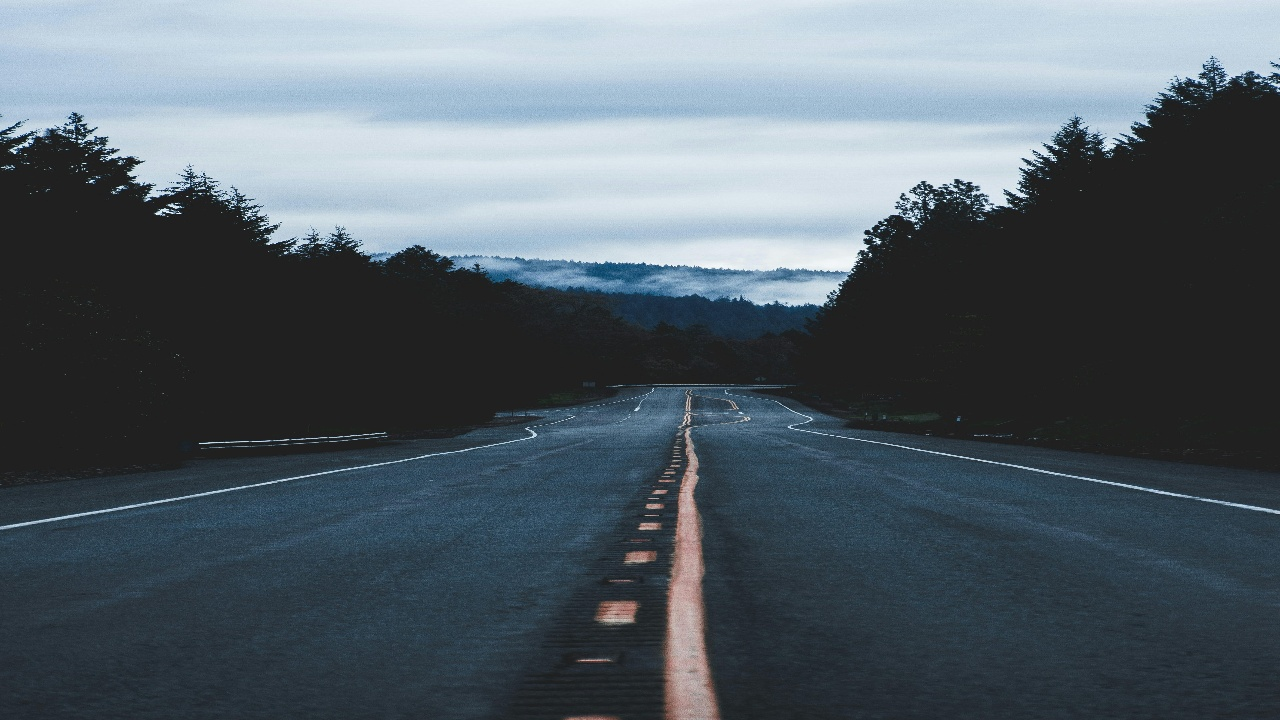
#> input picture input_images/road_01.jpg, 1280 x 720 px
$ python generate_pipeline_stages.py   (older library calls are emulated)
#> lines starting #> are read from the running program, lines starting #| are printed output that depends on the picture; after the words box and inside, x2 and y2 are one past the last pixel; in counts of white or black regions, pixels touching at a corner belong together
import cv2
import numpy as np
import os
from skimage.segmentation import slic, mark_boundaries
from skimage.util import img_as_float

# 建立目錄
stage_dir = "pipeline_stages"
os.makedirs(stage_dir, exist_ok=True)

def optimize_image(image):
    lab = cv2.cvtColor(image, cv2.COLOR_BGR2LAB)
    l, a, b = cv2.split(lab)
    clahe = cv2.createCLAHE(clipLimit=1.2, tileGridSize=(8, 8))
    cl = clahe.apply(l)
    limg = cv2.merge((cl, a, b))
    return cv2.cvtColor(limg, cv2.COLOR_LAB2BGR)

# 讀取 road_01.jpg
image_path = "input_images/road_01.jpg"
image = cv2.imread(image_path)
#> image is the input picture: shape (720, 1280, 3); mean B, G, R 105.5, 97, 85.6
h, w = image.shape[:2]

# Stage 1: Input Image
cv2.imwrite(f"{stage_dir}/stage1_input.jpg", image)

# Stage 2: CLAHE (Contrast Enhancement)
enhanced = optimize_image(image)
cv2.imwrite(f"{stage_dir}/stage2_clahe.jpg", enhanced)

# Stage 3: Geometry & Texture Filtering (Combined Mask)
# Seed Color (for next stage but calculated here)
seed_y1, seed_y2 = int(h*0.85), int(h*0.95)
seed_x1, seed_x2 = int(w*0.45), int(w*0.55)
seed_area = enhanced[seed_y1:seed_y2, seed_x1:seed_x2]
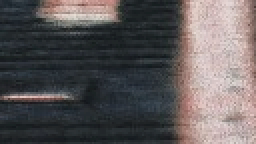
#> seed_area: shape (72, 128, 3) (shown 2 times larger); mean B, G, R 89.5, 88.7, 93.5
avg_seed_color = np.mean(seed_area, axis=(0, 1))
#> avg_seed_color = [89.48, 88.73, 93.54]

gray = cv2.cvtColor(enhanced, cv2.COLOR_BGR2GRAY)
sobel = cv2.Sobel(gray, cv2.CV_64F, 1, 1, ksize=3)
abs_sobel = np.absolute(sobel)
smooth_mask = np.where(abs_sobel < 60, 255, 0).astype(np.uint8)
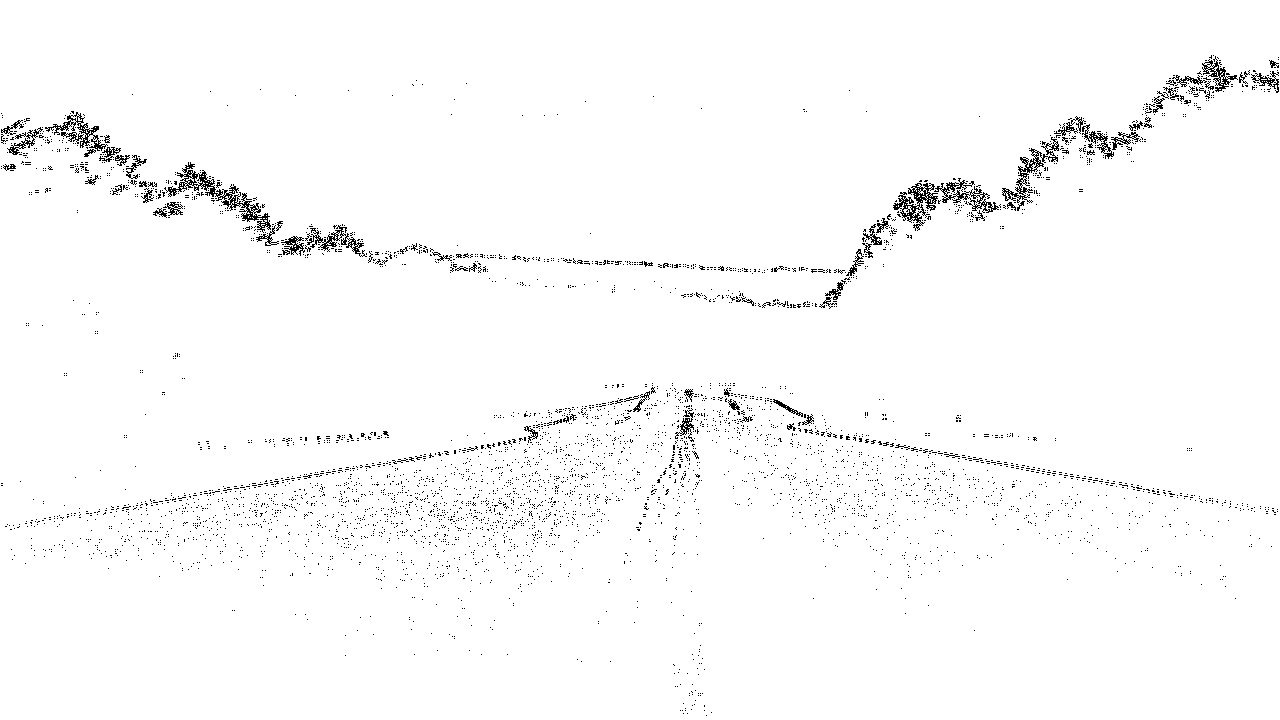
#> smooth_mask: shape (720, 1280); 98.1% white; black in thin lines or dots

roi_poly = np.array([[int(w*0.15), h], [int(w*0.45), int(h*0.42)], [int(w*0.55), int(h*0.42)], [int(w*0.85), h]], dtype=np.int32)
geom_mask = np.zeros((h, w), dtype=np.uint8)
cv2.fillPoly(geom_mask, [roi_poly], 255)
#> geom_mask: shape (720, 1280); 23.3% white; 1 white region, box (x1, y1, x2, y2) and area: (192, 302, 1089, 720) 214434

hsv = cv2.cvtColor(enhanced, cv2.COLOR_BGR2HSV)
#> hsv: shape (720, 1280, 3); mean H, S, V 76.8, 48, 107.9
mask_gray = cv2.inRange(hsv, np.array([0, 0, 30]), np.array([180, 100, 180]))
#> mask_gray: shape (720, 1280); 62.7% white; 11426 black regions (11193 under 20 px), largest, box (x1, y1, x2, y2) and area: (0, 0, 1280, 340) 263648, (0, 425, 670, 568) 16210, (480, 336, 813, 424) 10298
mask_yellow = cv2.inRange(hsv, np.array([15, 30, 80]), np.array([40, 255, 255]))
#> mask_yellow: shape (720, 1280); 0% white in thin lines or dots, all inside (x1, y1, x2, y2) = (601, 509, 706, 673)
road_seed_mask = cv2.bitwise_or(mask_gray, mask_yellow)

combined_ref_mask = cv2.bitwise_and(cv2.bitwise_and(road_seed_mask, geom_mask), smooth_mask)
#> combined_ref_mask: shape (720, 1280); 17.4% white; 672 white regions (646 under 20 px), largest, box (x1, y1, x2, y2) and area: (192, 302, 1089, 720) 156220, (638, 346, 725, 376) 844, (742, 462, 764, 486) 218
cv2.imwrite(f"{stage_dir}/stage3_combined_mask.jpg", combined_ref_mask)

# Stage 4: SLIC Superpixels
rgb = cv2.cvtColor(enhanced, cv2.COLOR_BGR2RGB)
segments = slic(img_as_float(rgb), n_segments=500, compactness=10, channel_axis=2)
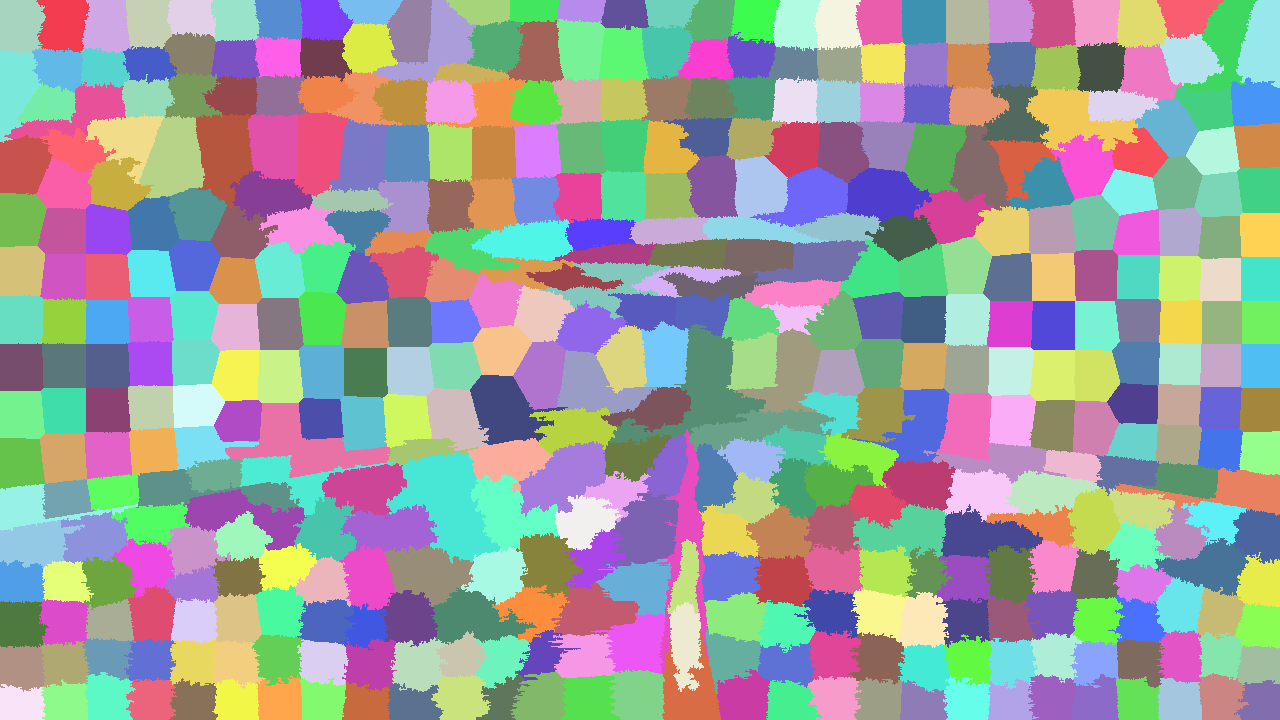
#> segments: shape (720, 1280) int64; 446 distinct labels, from 1 to 446; one colour per label, 0 black
slic_view = mark_boundaries(img_as_float(rgb), segments)
cv2.imwrite(f"{stage_dir}/stage4_slic.jpg", (slic_view * 255).astype(np.uint8)[:,:,::-1])

# Stage 5: Voting & Seed Color Constraint
mask = np.zeros((h, w), dtype=np.uint8)
for seg_val in np.unique(segments):
    region = (segments == seg_val)
    seg_color = np.mean(enhanced[region], axis=0)
    color_dist = np.linalg.norm(seg_color - avg_seed_color)
    if np.mean(combined_ref_mask[region] > 0) > 0.25 and color_dist < 60:
        mask[region] = 255
#> this loop made 446 passes
#> (seg_color, color_dist) on passes 1 to 3: ([214.9, 196.8, 177.2], 185.5), ([219.1, 202.6, 183.8], 194.7), ([221, 206.1, 188.5], 200.2)
#> mask: shape (720, 1280); 13.6% white; 2 white regions, box (x1, y1, x2, y2) and area: (213, 324, 766, 720) 82147, (694, 425, 1038, 693) 43532
cv2.imwrite(f"{stage_dir}/stage5_voting.jpg", mask)

# Stage 6: GrabCut Refinement
bgdModel = np.zeros((1, 65), np.float64)
fgdModel = np.zeros((1, 65), np.float64)
gc_mask = np.where((mask > 0), 3, 2).astype('uint8')
if np.any(gc_mask == 3):
    cv2.grabCut(image, gc_mask, None, bgdModel, fgdModel, 3, cv2.GC_INIT_WITH_MASK)
    mask = np.where((gc_mask == 1) | (gc_mask == 3), 255, 0).astype('uint8')
#> mask: shape (720, 1280); 36.2% white; 276 white regions (271 under 20 px), largest, box (x1, y1, x2, y2) and area: (0, 385, 1280, 720) 333244, (900, 193, 910, 203) 35, (895, 202, 907, 209) 30, (973, 186, 980, 191) 22, (325, 237, 334, 245) 21
cv2.imwrite(f"{stage_dir}/stage6_grabcut.jpg", mask)

# Stage 7: Max Connected Component
num_labels, labels, stats, _ = cv2.connectedComponentsWithStats(mask)
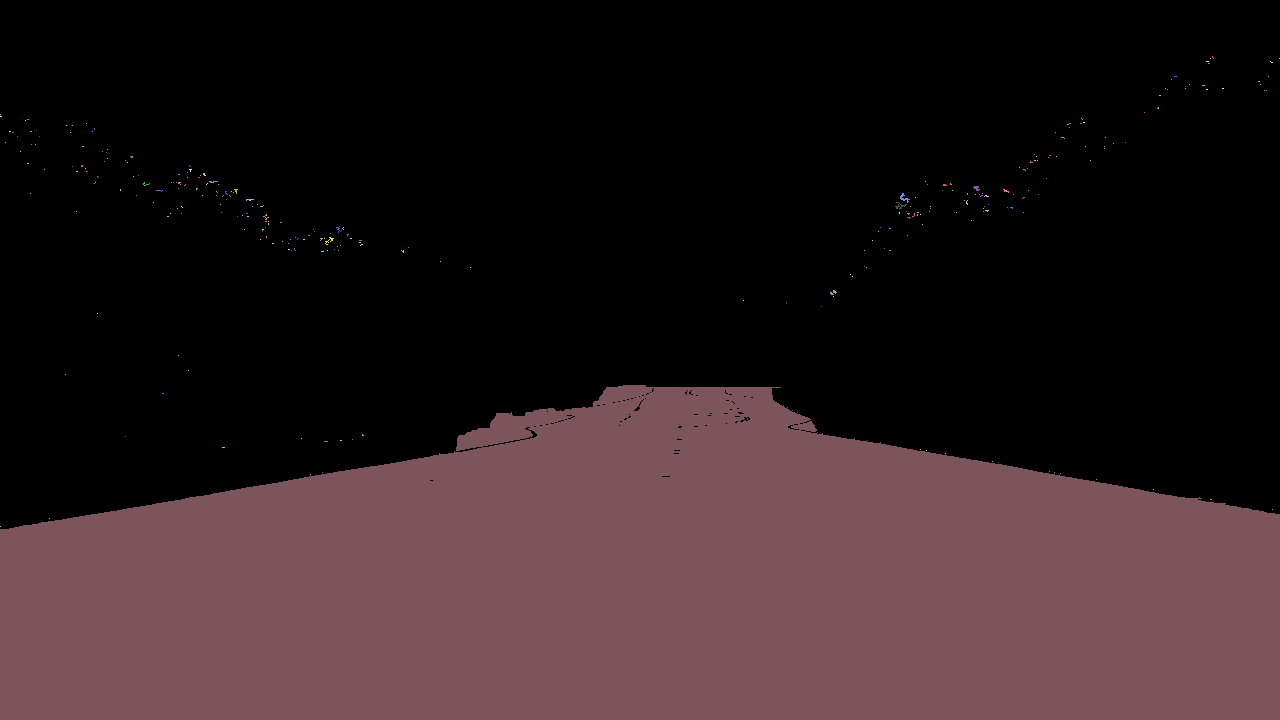
#> labels: shape (720, 1280) int32; 277 distinct labels, from 0 to 276; one colour per label, 0 black
#> num_labels = 277; stats = 277 rows, first 6: [0, 0, 1280, 529, 587703], [1212, 56, 2, 3, 3], [1210, 58, 1, 1, 1], [1279, 58, 1, 1, 1], [1206, 61, 3, 1, 3], [1270, 61, 3, 2, 3]
if num_labels > 1:
    largest = 1 + np.argmax(stats[1:, cv2.CC_STAT_AREA])
#> largest = 252
    final_mask = (labels == largest).astype(np.uint8) * 255
#> final_mask: shape (720, 1280); 36.2% white; 1 white region, box (x1, y1, x2, y2) and area: (0, 385, 1280, 720) 333244
else:
    final_mask = mask
cv2.imwrite(f"{stage_dir}/stage7_final_mask.jpg", final_mask)

# Stage 8: Result Overlay
overlay = image.copy()
overlay[final_mask > 0] = [0, 0, 255]
output = cv2.addWeighted(overlay, 0.4, image, 0.6, 0)
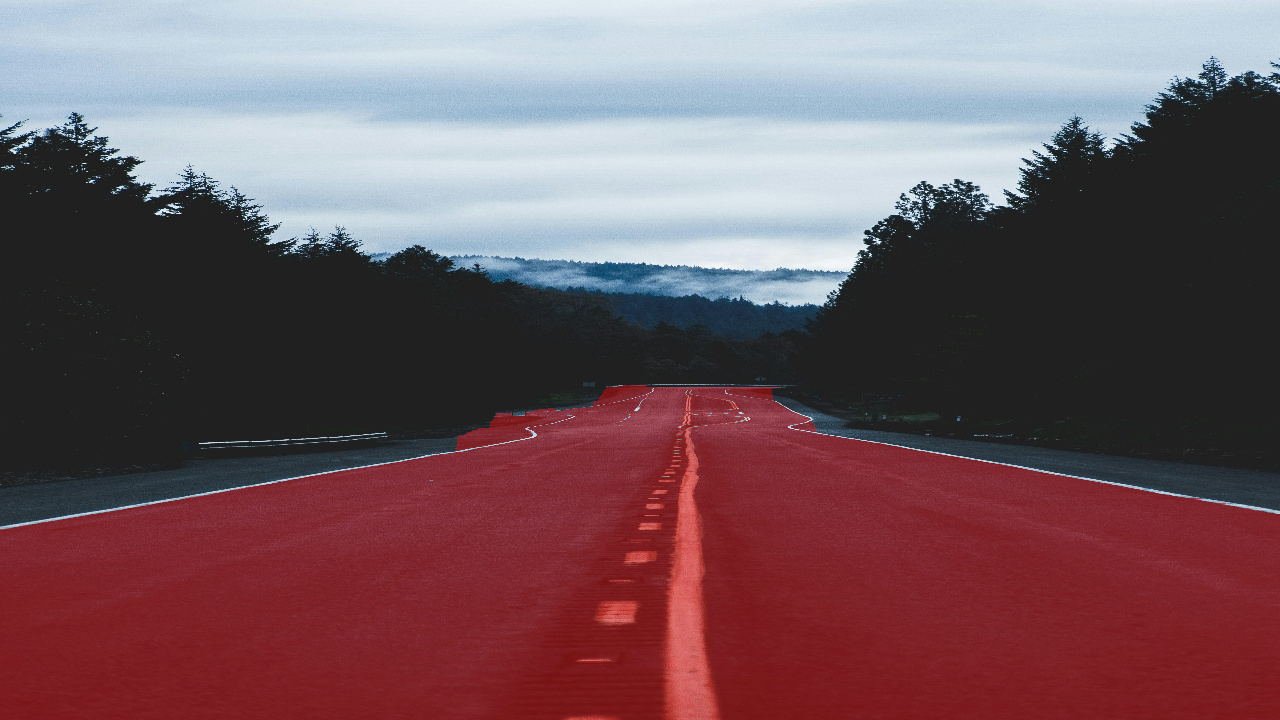
#> output: shape (720, 1280, 3); mean B, G, R 95, 88, 115.5
cv2.imwrite(f"{stage_dir}/stage8_overlay.jpg", output)

print("Pipeline stages generated successfully.")

$ run again, with input_images/road_02.jpg copied over input_images/road_01.jpg
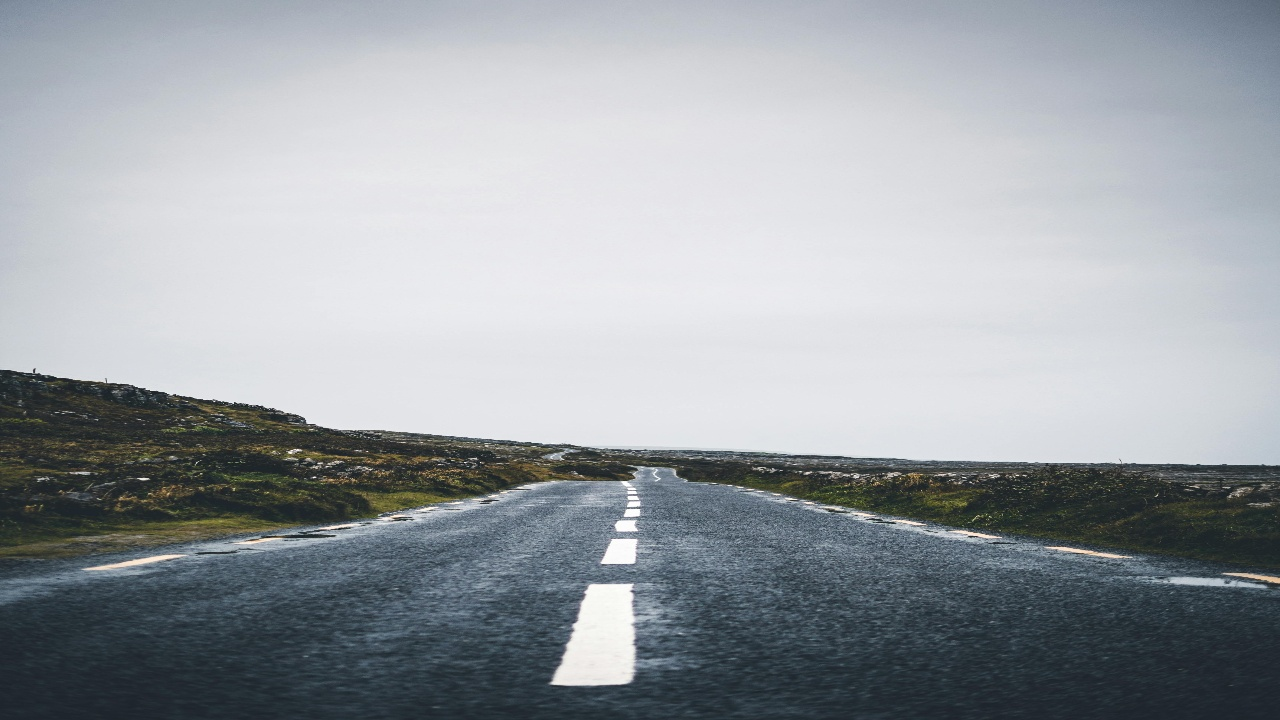
#> input picture input_images/road_02.jpg, 1280 x 720 px
#> image is the input picture: shape (720, 1280, 3); mean B, G, R 163.9, 159, 153.6
#> lab: shape (720, 1280, 3); mean of channels 0, 1, 2 162.8, 126.9, 124.7
#> limg: shape (720, 1280, 3); mean of channels 0, 1, 2 162, 126.9, 124.7
#> avg_seed_color = [171.9, 167.3, 160.1]
#> smooth_mask: shape (720, 1280); 97.3% white; black in thin lines or dots, all inside (x1, y1, x2, y2) = (1, 367, 1279, 686)
#> geom_mask: shape (720, 1280); 23.3% white; 1 white region, box (x1, y1, x2, y2) and area: (192, 302, 1089, 720) 214434
#> hsv: shape (720, 1280, 3); mean H, S, V 101.3, 30.5, 164
#> mask_gray: shape (720, 1280); 42.2% white; 629 white regions (612 under 20 px), largest, box (x1, y1, x2, y2) and area: (0, 368, 1280, 720) 315461, (0, 0, 1280, 265) 71444, (389, 517, 414, 522) 63
#> mask_yellow: shape (720, 1280); 1.6% white; 645 white regions (573 under 20 px), largest, box (x1, y1, x2, y2) and area: (0, 513, 304, 554) 3375, (236, 444, 444, 465) 1156, (350, 489, 466, 514) 1102
#> road_seed_mask: shape (720, 1280); 42.5% white; 581 white regions (565 under 20 px), largest, box (x1, y1, x2, y2) and area: (0, 368, 1280, 720) 318213, (0, 0, 1280, 265) 71444, (479, 498, 495, 504) 47
#> combined_ref_mask: shape (720, 1280); 14.8% white; 291 white regions (277 under 20 px), largest, box (x1, y1, x2, y2) and area: (192, 436, 1089, 720) 135504, (636, 469, 653, 481) 85, (636, 553, 653, 559) 60
#> segments: shape (720, 1280) int64; 401 distinct labels, from 1 to 401
#> the loop `for seg_val in np.unique(segments):` made 401 passes
#> (seg_color, color_dist) on passes 1 to 3: ([138.6, 124, 111.6], 73), ([153.1, 139.6, 129.3], 45.49), ([159.3, 148.2, 138.7], 31.35)
#> gc_mask: shape (720, 1280); values 2 (black) and 3 (white), 4.4% white; 2 white regions, box (x1, y1, x2, y2) and area: (281, 391, 734, 672) 37271, (724, 403, 873, 471) 3491
#> `num_labels, labels, stats, _ = cv2.connectedComponentsWithStats(mask)`:
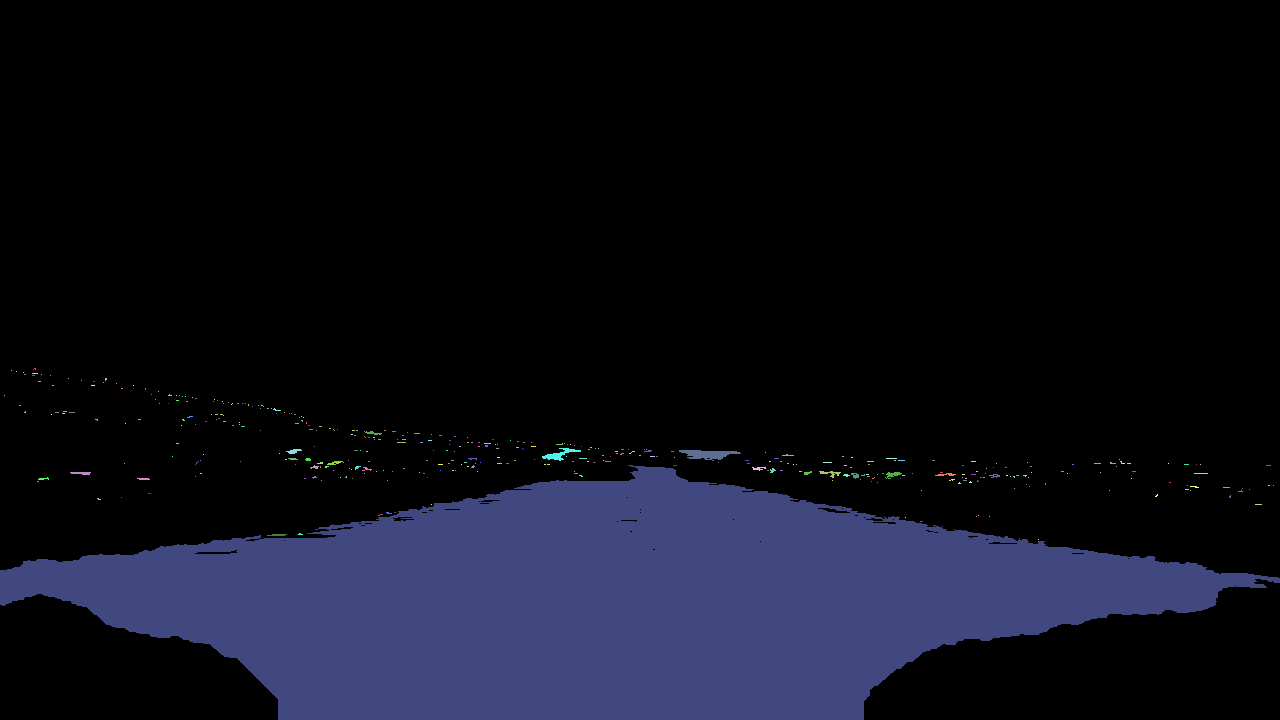
#> labels: shape (720, 1280) int32; 387 distinct labels, from 0 to 386; one colour per label, 0 black
#> num_labels = 387; stats = 387 rows, first 6: [0, 0, 1280, 720, 734330], [33, 368, 3, 2, 4], [11, 370, 1, 1, 1], [16, 371, 1, 1, 1], [23, 372, 1, 1, 1], [32, 373, 6, 1, 6]
#> largest = 246
#> final_mask: shape (720, 1280); 20.1% white; 1 white region, box (x1, y1, x2, y2) and area: (0, 465, 1280, 720) 185158
#> `output = cv2.addWeighted(overlay, 0.4, image, 0.6, 0)`:
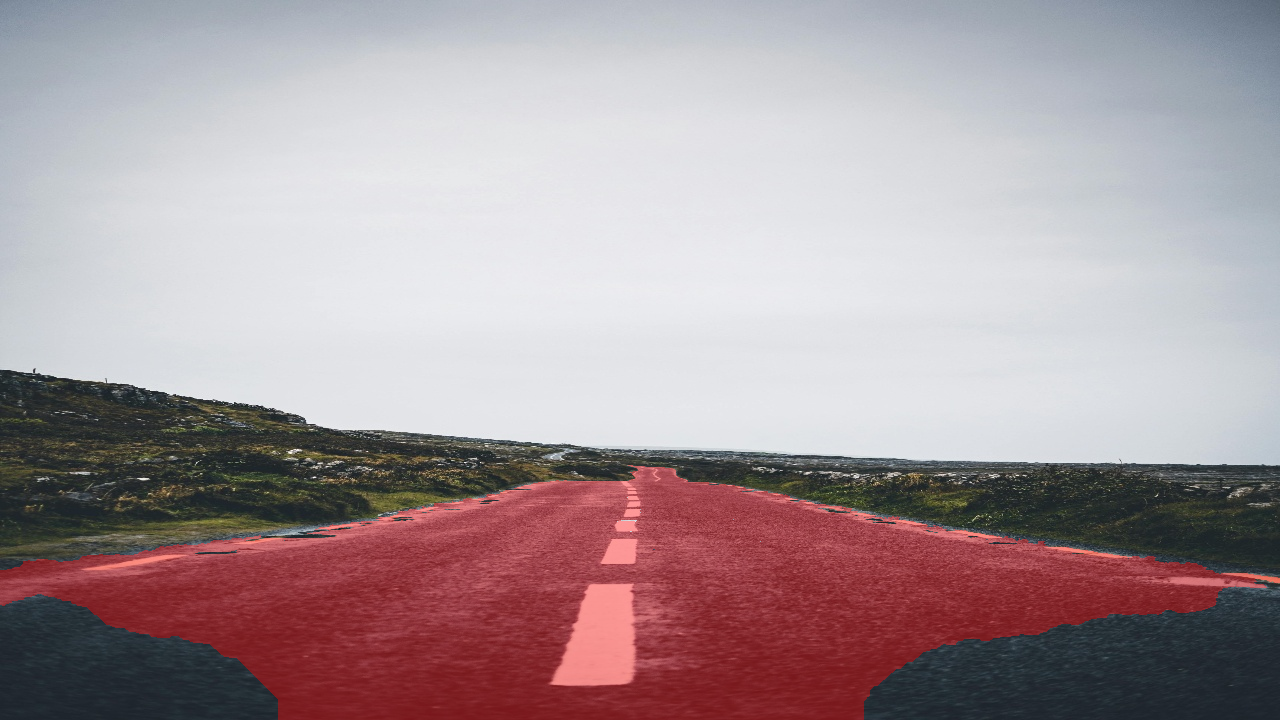
#> output: shape (720, 1280, 3); mean B, G, R 155.5, 151.2, 167.4
